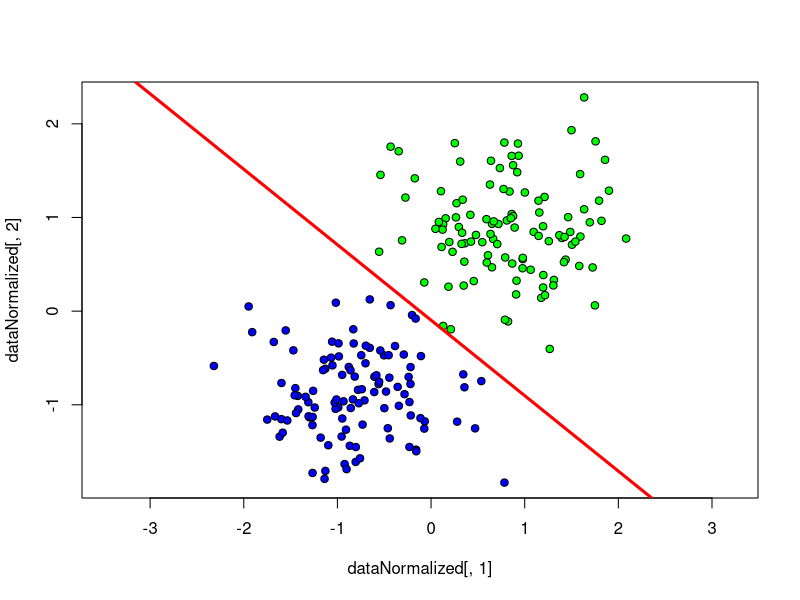

The R script that drew this image:
lossFunctionAdaline <- function(x)
{
  return((x - 1)^2)
}

normalize <- function(xl)
{
  n <- dim(xl)[2] - 1
  for (i in 1:n) {
    xl[, i] <- (xl[, i] - mean(xl[, i])) / sd(xl[, i])
  }
  return(xl)
}

addcol <- function(xl)
{
  l <- dim(xl)[1]
  n <- dim(xl)[2] - 1
  xl <- cbind(xl[, 1:n], seq(from = -1, to = -1, length.out = l), xl[, n + 1])
}

sgAdaline <- function(xl, eta = 1, lambda = 1 / 6)
{
  l <- dim(xl)[1]
  n <- dim(xl)[2] - 1
  w <- c(1 / 2, 1 / 2, 1 / 2)
  iterCount <- 0
  Q <- 0
  for (i in 1:l) {
    wx <- sum(w * xl[i, 1:n])
    margin <- wx * xl[i, n + 1]
    Q <- Q + lossFunctionAdaline(margin)
  }
  repeat
  {
    margins <- array(dim = l)
    for (i in 1:l)
    {
      xi <- xl[i, 1:n]
      yi <- xl[i, n + 1]
      margins[i] <- crossprod(w, xi) * yi
    }
    errorIndexes <- which(margins <= 0)
    if (length(errorIndexes) > 0)
    {
      i <- sample(1:l, 1)
      iterCount <- iterCount + 1
      xi <- xl[i, 1:n]
      yi <- xl[i, n + 1]
      wx <- crossprod(w, xi)
      margin <- wx * yi
      ex <- lossFunctionAdaline(margin)
      w <- w - eta * (wx - yi) * xi
      Qprev <- Q
      Q <- (1 - lambda) * Q + lambda * ex
    } else
    {
      break
    }
  }
  return(w)
}

library(MASS)
Sigma1 <- matrix(c(3, 0, 0, 3), 2, 2)
Sigma2 <- matrix(c(3, 0, 0, 3), 2, 2)
Mu1 <- c(3, 0)
Mu2 <- c(8, 7)
set1 <- mvrnorm(111, Mu1, Sigma1)
set2 <- mvrnorm(111, Mu2, Sigma2)
data <- rbind(cbind(set1, 1), cbind(set2, -1))
dataNormalized <- addcol(normalize(data))
colors <- c("1" = "blue", "-1" = "green")
plot(dataNormalized[, 1], dataNormalized[, 2], pch = 21,bg = colors[as.character(data[,3])], asp = 1)

w <- sgAdaline(dataNormalized)
abline(a = w[3] / w[2], b = -w[1] / w[2], lwd = 3, col = "red")